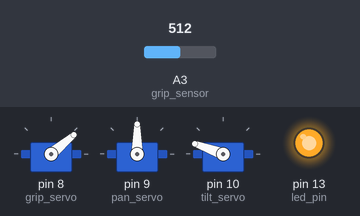
Bench run of a sketch on a simulated Arduino Uno, built with avr-gcc and run on an emulated ATmega328P. Shown: 3 × servo, output pins drawn as LEDs (lit = HIGH). The inputs (shaded band) are chosen by the test bench; at power-on: A3 (grip_sensor) = 512. What the sketch prints to the serial monitor is not drawn.

Above: at 1.2 s.
1.3 s: A3 (grip_sensor) set to 216
4.3 s: A3 (grip_sensor) set to 187
At 4.4 s:
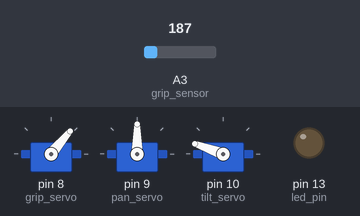
7.3 s: A3 (grip_sensor) set to 210
At 7.7 s:
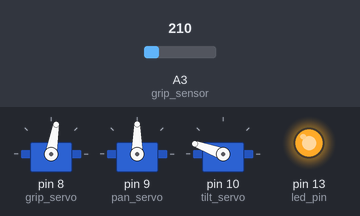
8.8 s: A3 (grip_sensor) set to 190
At 9.3 s:
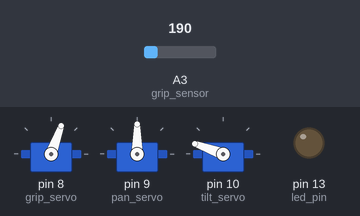
11.8 s: A3 (grip_sensor) set to 306
At 12.2 s:
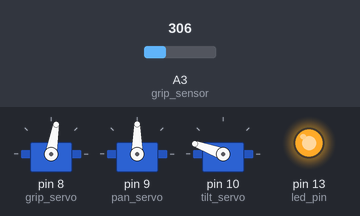
Timing chart, 0 to 14.3 s (numbered marks = the images above; inputs shaded):
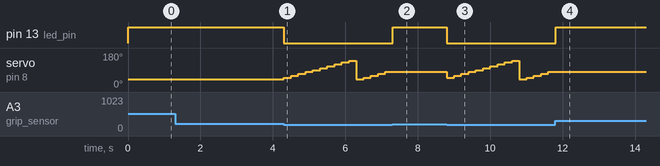

The sketch:

module3.ino
```cpp
#include <Servo.h>
Servo grip_servo, pan_servo, tilt_servo;
#define grip_sensor A3
#define led_pin 13


void setup() {
  // put your setup code here, to run once:
  grip_servo.attach(8);
  pan_servo.attach(9);
  tilt_servo.attach(10);
  grip_servo.write(40);
  pan_servo.write(90);
  tilt_servo.write(160);
  pinMode(grip_sensor, INPUT);
  pinMode(led_pin, OUTPUT);
  Serial.begin(9600);
}

void loop() {
  // put your main code here, to run repeatedly:
  int grip_angle = 40;
  while(analogRead(grip_sensor) < 200) {
    digitalWrite(led_pin, LOW);
    grip_angle += 10;
    if (grip_angle >= 150) {
      grip_angle = 40;
    }
    grip_servo.write(grip_angle);
    delay(200);
  }
  digitalWrite(led_pin, HIGH);
  Serial.print("COMPLETE\n");
  //Serial.print(analogRead(grip_sensor));
  //Serial.print("\n");
}
```

Measured:
- the behaviour switches between 200 and 199 on A3 (grip_sensor) (found by bisection; images 0 and 1)
- after the input at 1.3 s, every drawn part: stays the same
- after the input at 4.3 s, pin 13 (led_pin): HIGH → LOW at once; servo on pin 8 (grip_servo): 40° → 50° at once, → 60° 0.20 s later, → 70° 0.20 s later, → 80° 0.20 s later, … (15 changes in this stretch)
- after the input at 7.3 s, pin 13 (led_pin): LOW → HIGH at once; servo on pin 8 (grip_servo): stops changing and stays 80°
- after the input at 8.8 s, pin 13 (led_pin): HIGH → LOW at once; servo on pin 8 (grip_servo): 80° → 50° at once, → 60° 0.20 s later, → 70° 0.20 s later, → 80° 0.20 s later, … (15 changes in this stretch)
- after the input at 11.8 s, pin 13 (led_pin): LOW → HIGH at once; servo on pin 8 (grip_servo): stops changing and stays 80°
